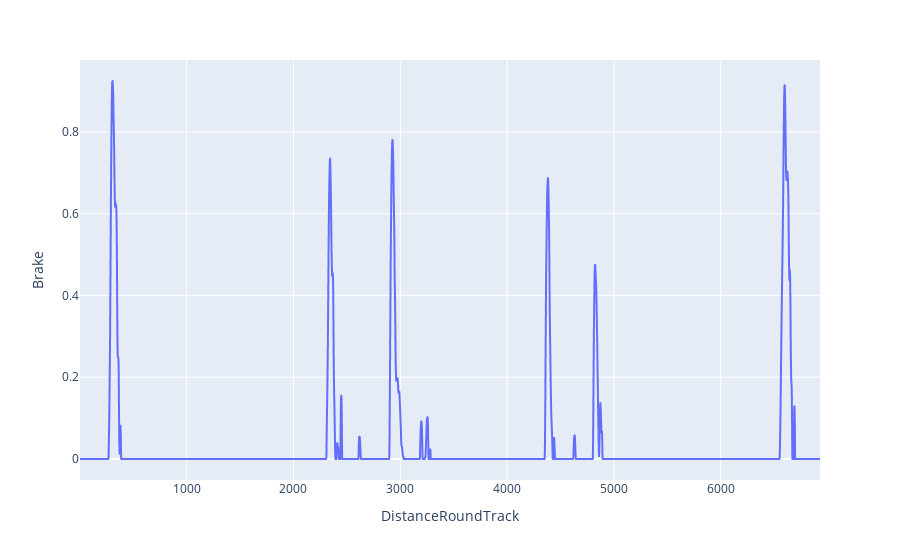

Notebook code cell kept with this figure:
### Code cell
# create a line plot using plotly express with DistanceRoundTrack as x and Brake as y
df = data[2]
fig = px.line(df, x="DistanceRoundTrack", y="Brake")
fig.show()

### Figure 1 — Plotly figure (JSON) as saved in the notebook; plotly's stock layout.template omitted (floating-point values rounded to 4 significant figures; data arrays with more than 128 entries replaced by an {"elided": "..."} marker saying what was removed)
{"data": [{"hovertemplate": "DistanceRoundTrack=%{x}<br>Brake=%{y}<extra></extra>", "legendgroup": "", "line": {"color": "#636efa", "dash": "solid"}, "marker": {"symbol": "circle"}, "mode": "lines", "name": "", "showlegend": false, "type": "scattergl", "x": {"elided": "3312 float values"}, "xaxis": "x", "y": {"elided": "3312 float values"}, "yaxis": "y"}], "layout": {"legend": {"tracegroupgap": 0}, "margin": {"t": 60}, "xaxis": {"anchor": "y", "domain": [0, 1], "title": {"text": "DistanceRoundTrack"}}, "yaxis": {"anchor": "x", "domain": [0, 1], "title": {"text": "Brake"}}}}
